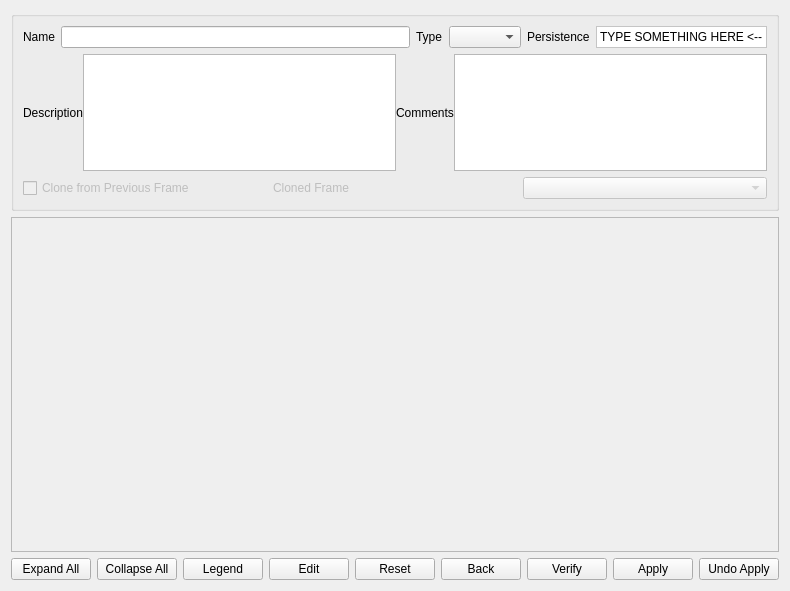
<?xml version="1.0" encoding="UTF-8"?>
<ui version="4.0">
 <class>frmframedetails</class>
 <widget class="QWidget" name="frmframedetails">
  <property name="geometry">
   <rect>
    <x>0</x>
    <y>0</y>
    <width>755</width>
    <height>591</height>
   </rect>
  </property>
  <property name="windowTitle">
   <string>Form</string>
  </property>
  <layout class="QGridLayout" name="gridLayout">
   <item row="0" column="0">
    <widget class="QGroupBox" name="groupBox">
     <property name="sizePolicy">
      <sizepolicy hsizetype="Preferred" vsizetype="MinimumExpanding">
       <horstretch>0</horstretch>
       <verstretch>0</verstretch>
      </sizepolicy>
     </property>
     <property name="maximumSize">
      <size>
       <width>16777215</width>
       <height>200</height>
      </size>
     </property>
     <property name="title">
      <string/>
     </property>
     <property name="flat">
      <bool>true</bool>
     </property>
     <layout class="QVBoxLayout" name="verticalLayout">
      <item>
       <layout class="QHBoxLayout" name="horizontalLayout_2">
        <item>
         <widget class="QLabel" name="label">
          <property name="text">
           <string>Name</string>
          </property>
          <property name="buddy">
           <cstring>lineName</cstring>
          </property>
         </widget>
        </item>
        <item>
         <widget class="QLineEdit" name="lineName"/>
        </item>
        <item>
         <widget class="QLabel" name="label_4">
          <property name="text">
           <string>Type</string>
          </property>
          <property name="buddy">
           <cstring>cmbType</cstring>
          </property>
         </widget>
        </item>
        <item>
         <widget class="QComboBox" name="cmbType"/>
        </item>
        <item>
         <widget class="QLabel" name="label_5">
          <property name="text">
           <string>Persistence</string>
          </property>
         </widget>
        </item>
        <item>
         <widget class="QLabel" name="lbPersistence">
          <property name="styleSheet">
           <string notr="true">background:rgb(255, 255, 255)</string>
          </property>
          <property name="frameShape">
           <enum>QFrame::StyledPanel</enum>
          </property>
          <property name="frameShadow">
           <enum>QFrame::Plain</enum>
          </property>
          <property name="text">
           <string>TYPE SOMETHING HERE &lt;--</string>
          </property>
         </widget>
        </item>
       </layout>
      </item>
      <item>
       <layout class="QHBoxLayout" name="horizontalLayout_3">
        <property name="spacing">
         <number>0</number>
        </property>
        <item>
         <widget class="QLabel" name="label_2">
          <property name="sizePolicy">
           <sizepolicy hsizetype="Preferred" vsizetype="MinimumExpanding">
            <horstretch>0</horstretch>
            <verstretch>0</verstretch>
           </sizepolicy>
          </property>
          <property name="text">
           <string>Description</string>
          </property>
         </widget>
        </item>
        <item>
         <widget class="QPlainTextEdit" name="textDesc">
          <property name="sizePolicy">
           <sizepolicy hsizetype="Expanding" vsizetype="Preferred">
            <horstretch>0</horstretch>
            <verstretch>0</verstretch>
           </sizepolicy>
          </property>
          <property name="minimumSize">
           <size>
            <width>0</width>
            <height>0</height>
           </size>
          </property>
         </widget>
        </item>
        <item>
         <widget class="QLabel" name="label_6">
          <property name="sizePolicy">
           <sizepolicy hsizetype="Preferred" vsizetype="MinimumExpanding">
            <horstretch>0</horstretch>
            <verstretch>0</verstretch>
           </sizepolicy>
          </property>
          <property name="text">
           <string>Comments</string>
          </property>
         </widget>
        </item>
        <item>
         <widget class="QPlainTextEdit" name="textComments">
          <property name="sizePolicy">
           <sizepolicy hsizetype="Expanding" vsizetype="Preferred">
            <horstretch>0</horstretch>
            <verstretch>0</verstretch>
           </sizepolicy>
          </property>
         </widget>
        </item>
       </layout>
      </item>
      <item>
       <layout class="QHBoxLayout" name="horizontalLayout_4">
        <item>
         <widget class="QCheckBox" name="checkClone">
          <property name="enabled">
           <bool>false</bool>
          </property>
          <property name="text">
           <string>Clone from Previous Frame</string>
          </property>
         </widget>
        </item>
        <item>
         <widget class="QLabel" name="label_3">
          <property name="enabled">
           <bool>false</bool>
          </property>
          <property name="text">
           <string>Cloned Frame</string>
          </property>
         </widget>
        </item>
        <item>
         <widget class="QComboBox" name="cmbCloned">
          <property name="enabled">
           <bool>false</bool>
          </property>
         </widget>
        </item>
       </layout>
      </item>
     </layout>
    </widget>
   </item>
   <item row="1" column="0">
    <widget class="QFrame" name="frame">
     <property name="sizePolicy">
      <sizepolicy hsizetype="Expanding" vsizetype="Expanding">
       <horstretch>0</horstretch>
       <verstretch>0</verstretch>
      </sizepolicy>
     </property>
     <property name="toolTip">
      <string>Press edit key F2 to edit items</string>
     </property>
     <property name="frameShape">
      <enum>QFrame::StyledPanel</enum>
     </property>
     <property name="frameShadow">
      <enum>QFrame::Sunken</enum>
     </property>
     <layout class="QGridLayout" name="gridLayout_2"/>
    </widget>
   </item>
   <item row="2" column="0">
    <layout class="QHBoxLayout" name="horizontalLayout">
     <item>
      <widget class="QPushButton" name="pushExpand">
       <property name="text">
        <string>Expand All</string>
       </property>
      </widget>
     </item>
     <item>
      <widget class="QPushButton" name="pushCollapse">
       <property name="text">
        <string>Collapse All</string>
       </property>
      </widget>
     </item>
     <item>
      <widget class="QPushButton" name="pushLegend">
       <property name="toolTip">
        <string>View legend</string>
       </property>
       <property name="statusTip">
        <string>View legend</string>
       </property>
       <property name="whatsThis">
        <string>View legend</string>
       </property>
       <property name="text">
        <string>Legend</string>
       </property>
       <property name="icon">
        <iconset resource="app_new.qrc">
         <normaloff>:/app_new/kcoloredit.png</normaloff>:/app_new/kcoloredit.png</iconset>
       </property>
      </widget>
     </item>
     <item>
      <spacer name="horizontalSpacer">
       <property name="orientation">
        <enum>Qt::Horizontal</enum>
       </property>
       <property name="sizeHint" stdset="0">
        <size>
         <width>40</width>
         <height>20</height>
        </size>
       </property>
      </spacer>
     </item>
     <item>
      <widget class="QPushButton" name="pushEdit">
       <property name="text">
        <string>Edit</string>
       </property>
      </widget>
     </item>
     <item>
      <widget class="QPushButton" name="pushReset">
       <property name="text">
        <string>Reset</string>
       </property>
      </widget>
     </item>
     <item>
      <widget class="QPushButton" name="pushBack">
       <property name="toolTip">
        <string>Cancel</string>
       </property>
       <property name="statusTip">
        <string>Cancel changes and go back to previous form</string>
       </property>
       <property name="whatsThis">
        <string>Cancel changes and go back to previous form</string>
       </property>
       <property name="text">
        <string>Back</string>
       </property>
      </widget>
     </item>
     <item>
      <widget class="QPushButton" name="pushVerify">
       <property name="toolTip">
        <string>Verify changes</string>
       </property>
       <property name="statusTip">
        <string>Verify</string>
       </property>
       <property name="whatsThis">
        <string>Verifies changes</string>
       </property>
       <property name="text">
        <string>Verify</string>
       </property>
      </widget>
     </item>
     <item>
      <widget class="QPushButton" name="pushApply">
       <property name="toolTip">
        <string>Apply changes</string>
       </property>
       <property name="statusTip">
        <string>Apply</string>
       </property>
       <property name="whatsThis">
        <string>Applies changes</string>
       </property>
       <property name="text">
        <string>Apply</string>
       </property>
      </widget>
     </item>
     <item>
      <widget class="QPushButton" name="pushUndo">
       <property name="toolTip">
        <string>Undo applying changes</string>
       </property>
       <property name="statusTip">
        <string>Undo</string>
       </property>
       <property name="whatsThis">
        <string>Undo changes</string>
       </property>
       <property name="text">
        <string>Undo Apply</string>
       </property>
      </widget>
     </item>
    </layout>
   </item>
  </layout>
 </widget>
 <tabstops>
  <tabstop>lineName</tabstop>
  <tabstop>cmbType</tabstop>
  <tabstop>textDesc</tabstop>
  <tabstop>checkClone</tabstop>
  <tabstop>pushExpand</tabstop>
  <tabstop>pushCollapse</tabstop>
  <tabstop>pushBack</tabstop>
 </tabstops>
 <resources>
  <include location="app_new.qrc"/>
 </resources>
 <connections>
  <connection>
   <sender>pushApply</sender>
   <signal>clicked()</signal>
   <receiver>frmframedetails</receiver>
   <slot>apply()</slot>
   <hints>
    <hint type="sourcelabel">
     <x>624</x>
     <y>584</y>
    </hint>
    <hint type="destinationlabel">
     <x>362</x>
     <y>295</y>
    </hint>
   </hints>
  </connection>
  <connection>
   <sender>pushBack</sender>
   <signal>clicked()</signal>
   <receiver>frmframedetails</receiver>
   <slot>back()</slot>
   <hints>
    <hint type="sourcelabel">
     <x>436</x>
     <y>570</y>
    </hint>
    <hint type="destinationlabel">
     <x>362</x>
     <y>295</y>
    </hint>
   </hints>
  </connection>
  <connection>
   <sender>pushUndo</sender>
   <signal>clicked()</signal>
   <receiver>frmframedetails</receiver>
   <slot>undo()</slot>
   <hints>
    <hint type="sourcelabel">
     <x>673</x>
     <y>570</y>
    </hint>
    <hint type="destinationlabel">
     <x>362</x>
     <y>295</y>
    </hint>
   </hints>
  </connection>
  <connection>
   <sender>pushVerify</sender>
   <signal>clicked()</signal>
   <receiver>frmframedetails</receiver>
   <slot>verify()</slot>
   <hints>
    <hint type="sourcelabel">
     <x>560</x>
     <y>584</y>
    </hint>
    <hint type="destinationlabel">
     <x>362</x>
     <y>295</y>
    </hint>
   </hints>
  </connection>
  <connection>
   <sender>cmbCloned</sender>
   <signal>currentIndexChanged(QString)</signal>
   <receiver>frmframedetails</receiver>
   <slot>isClonedFromPreviousFrame(QString)</slot>
   <hints>
    <hint type="sourcelabel">
     <x>592</x>
     <y>186</y>
    </hint>
    <hint type="destinationlabel">
     <x>362</x>
     <y>295</y>
    </hint>
   </hints>
  </connection>
  <connection>
   <sender>pushLegend</sender>
   <signal>clicked()</signal>
   <receiver>frmframedetails</receiver>
   <slot>showLegend()</slot>
   <hints>
    <hint type="sourcelabel">
     <x>209</x>
     <y>567</y>
    </hint>
    <hint type="destinationlabel">
     <x>362</x>
     <y>295</y>
    </hint>
   </hints>
  </connection>
  <connection>
   <sender>pushEdit</sender>
   <signal>clicked()</signal>
   <receiver>frmframedetails</receiver>
   <slot>editFrame()</slot>
   <hints>
    <hint type="sourcelabel">
     <x>339</x>
     <y>572</y>
    </hint>
    <hint type="destinationlabel">
     <x>362</x>
     <y>295</y>
    </hint>
   </hints>
  </connection>
  <connection>
   <sender>pushReset</sender>
   <signal>clicked()</signal>
   <receiver>frmframedetails</receiver>
   <slot>createFrame()</slot>
   <hints>
    <hint type="sourcelabel">
     <x>396</x>
     <y>572</y>
    </hint>
    <hint type="destinationlabel">
     <x>362</x>
     <y>295</y>
    </hint>
   </hints>
  </connection>
 </connections>
 <slots>
  <slot>cancel()</slot>
  <slot>apply()</slot>
  <slot>isClonedFromPreviousFrame(QString)</slot>
  <slot>back()</slot>
  <slot>undo()</slot>
  <slot>verify()</slot>
  <slot>showLegend()</slot>
  <slot>editFrame()</slot>
  <slot>createFrame()</slot>
 </slots>
</ui>
